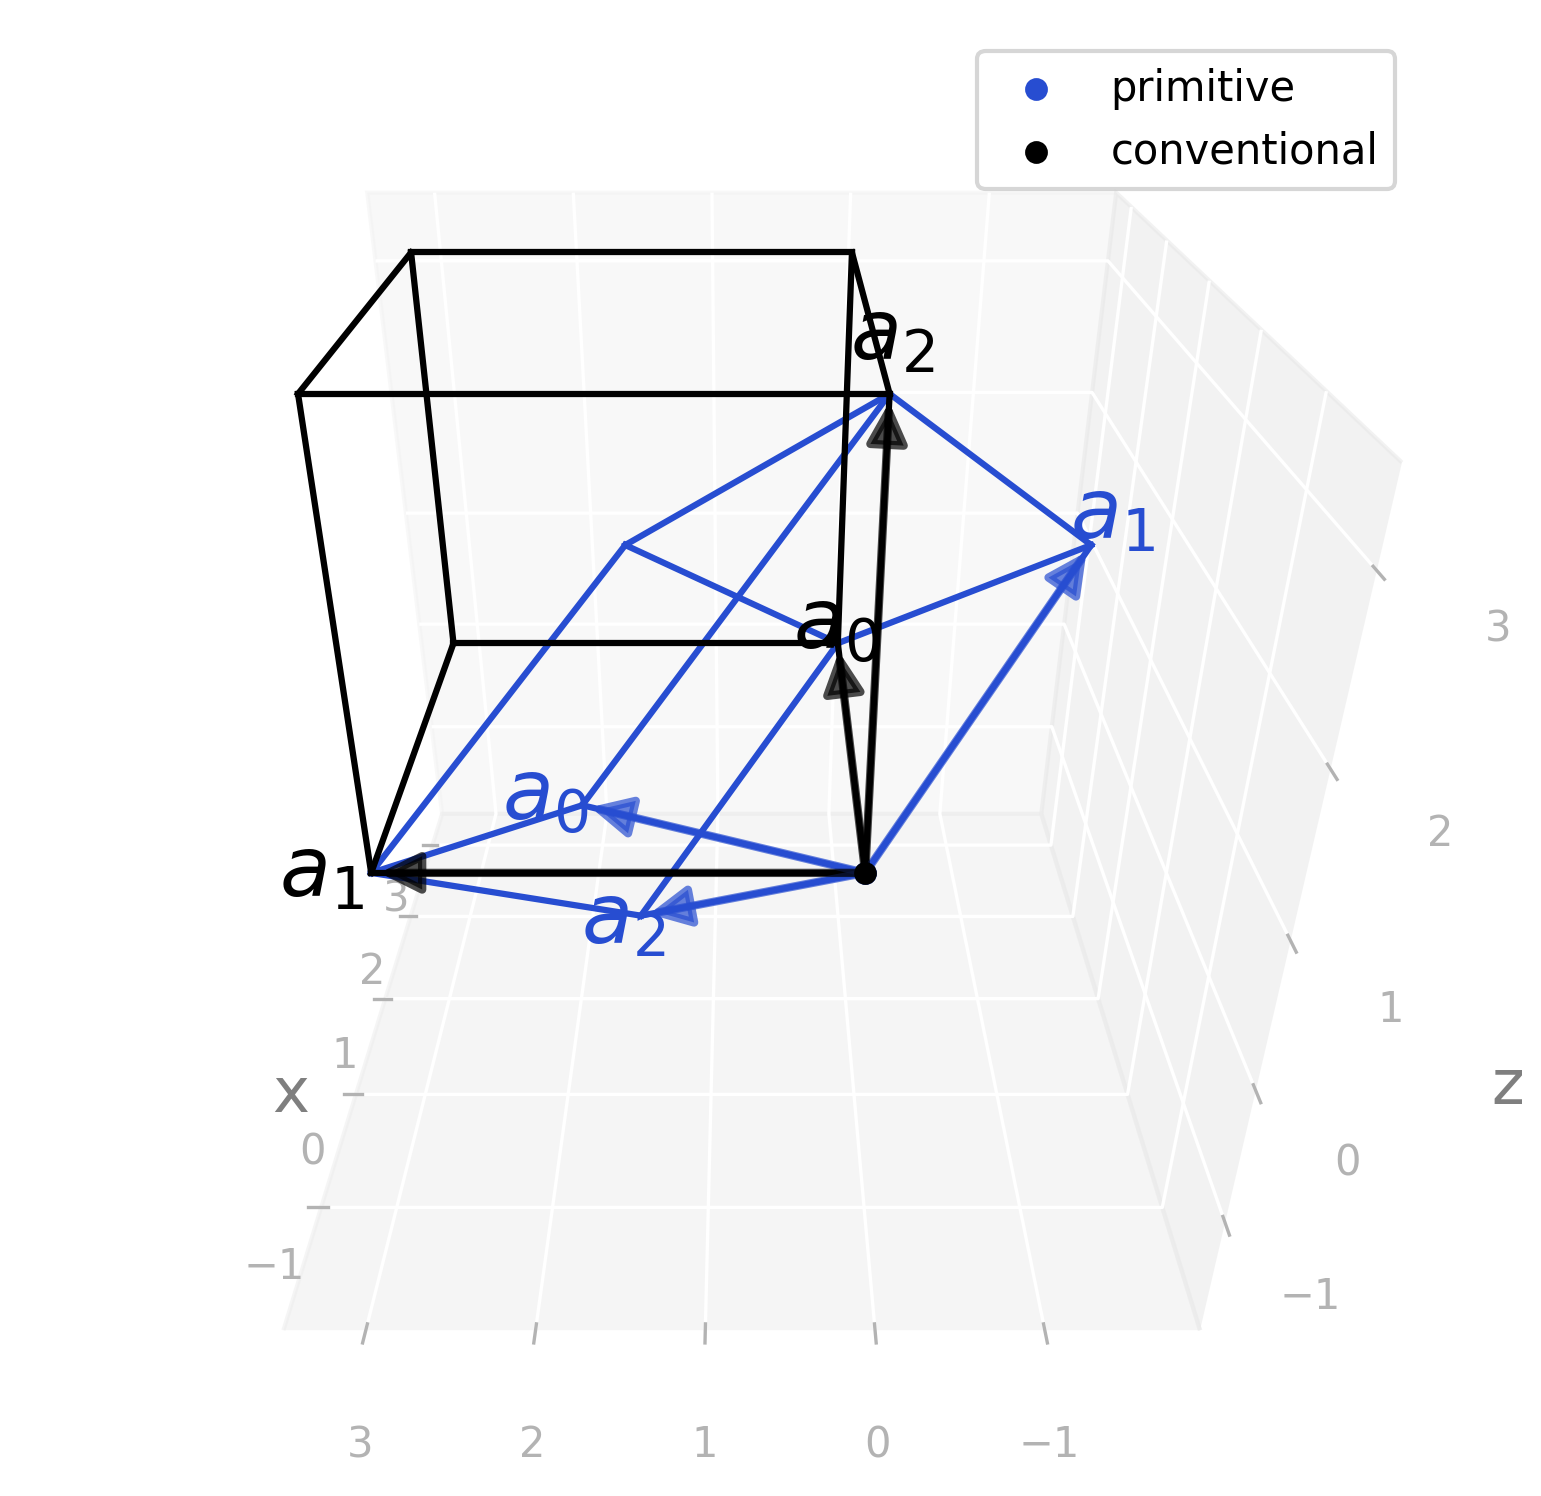

The script that saved this image:
import radtools as rad

l = rad.lattice_example("BCC")
backend = rad.MatplotlibBackend()
backend.plot(l, kind="primitive", label="primitive")
backend.legend()
backend.plot(l, kind="conventional", label="conventional", color="black")
backend.legend()
# Save an image:
backend.save("bcc_real.png", elev=30, azim=-180, dpi=300, bbox_inches="tight")
# Interactive plot:
backend.show(elev=30, azim=-180)
